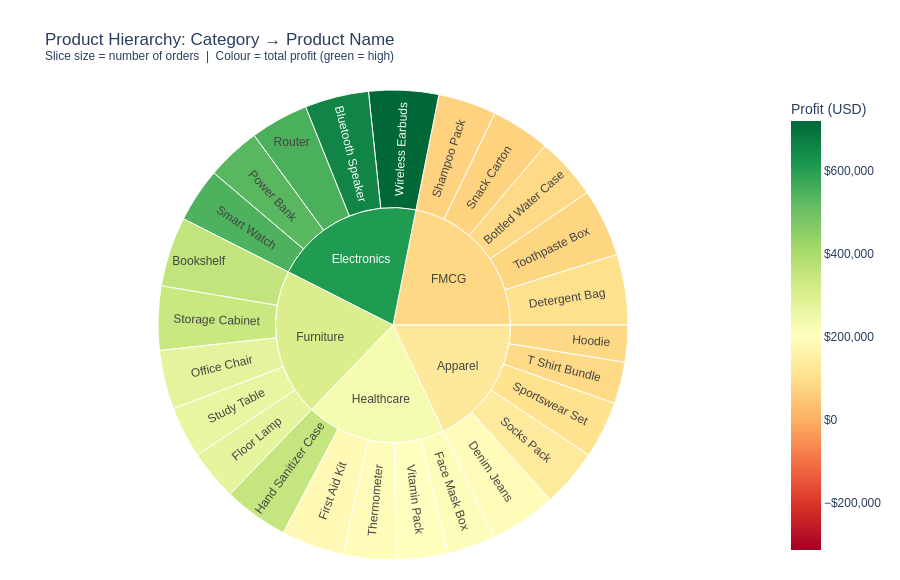

The cell this chart's notebook holds for it:
### Markdown cell above
### 4.3 Sunburst Chart
**Definition:** A Sunburst chart is a **multi-level pie chart**. The inner ring shows the top-level
categories; the outer ring(s) show sub-categories inside each slice. It is used to visualise
**hierarchical (parent-child) data** in one circular view.

**Why Sunburst?** When your data has two or more levels of grouping (like Category → Products)
and you want to see both the parent size and the child breakdown at once.
A regular pie can only show one level.

**Data used:** **Product Category** (inner ring, 5 categories) → **Product Name** (outer ring, 25 products)
coloured by Total **Profit** so slice size = number of orders and colour = how profitable each product is.

### Code cell
# ── Aggregate ────────────────────────────────────────────────────────────────
sun = (
    df.groupby(["Product Category", "Product Name"])
    .agg(Orders=("Order ID", "count"), Profit=("Profit", "sum"))
    .reset_index()
)

fig = px.sunburst(
    sun,
    path=["Product Category", "Product Name"],
    values="Orders",
    color="Profit",
    color_continuous_scale="RdYlGn",
    color_continuous_midpoint=sun["Profit"].median(),
    title="Product Hierarchy: Category → Product Name<br>"
          "<sup>Slice size = number of orders &nbsp;|&nbsp; Colour = total profit (green = high)</sup>",
)
fig.update_layout(
    height=580,
    margin=dict(t=90, b=20, l=20, r=20),
    coloraxis_colorbar=dict(title="Profit (USD)", tickformat="$,.0f"),
    font=dict(family="Arial", size=12),
)
fig.show()

### Figure 1 — Plotly figure (JSON) as saved in the notebook; plotly's stock layout.template omitted (floating-point values rounded to 4 significant figures)
{"data": [{"branchvalues": "total", "customdata": [[188900.0], [85560.0], [132800.0], [105400.0], [87350.0], [655800.0], [530400.0], [548900.0], [545800.0], [719100.0], [87920.0], [102900.0], [70120.0], [73020.0], [76040.0], [353600.0], [270200.0], [272900.0], [340500.0], [262800.0], [214600.0], [183700.0], [347500.0], [191500.0], [202700.0], [127200.0], [607300.0], [82690.0], [304500.0], [231900.0]], "domain": {"x": [0, 1], "y": [0, 1]}, "hovertemplate": "labels=%{label}<br>Orders=%{value}<br>parent=%{parent}<br>id=%{id}<br>Profit=%{color}<extra></extra>", "ids": ["Apparel/Denim Jeans", "Apparel/Hoodie", "Apparel/Socks Pack", "Apparel/Sportswear Set", "Apparel/T Shirt Bundle", "Electronics/Bluetooth Speaker", "Electronics/Power Bank", "Electronics/Router", "Electronics/Smart Watch", "Electronics/Wireless Earbuds", "FMCG/Bottled Water Case", "FMCG/Detergent Bag", "FMCG/Shampoo Pack", "FMCG/Snack Carton", "FMCG/Toothpaste Box", "Furniture/Bookshelf", "Furniture/Floor Lamp", "Furniture/Office Chair", "Furniture/Storage Cabinet", "Furniture/Study Table", "Healthcare/Face Mask Box", "Healthcare/First Aid Kit", "Healthcare/Hand Sanitizer Case", "Healthcare/Thermometer", "Healthcare/Vitamin Pack", "Apparel", "Electronics", "FMCG", "Furniture", "Healthcare"], "labels": ["Denim Jeans", "Hoodie", "Socks Pack", "Sportswear Set", "T Shirt Bundle", "Bluetooth Speaker", "Power Bank", "Router", "Smart Watch", "Wireless Earbuds", "Bottled Water Case", "Detergent Bag", "Shampoo Pack", "Snack Carton", "Toothpaste Box", "Bookshelf", "Floor Lamp", "Office Chair", "Storage Cabinet", "Study Table", "Face Mask Box", "First Aid Kit", "Hand Sanitizer Case", "Thermometer", "Vitamin Pack", "Apparel", "Electronics", "FMCG", "Furniture", "Healthcare"], "marker": {"coloraxis": "coloraxis", "colors": [188900.0, 85560.0, 132800.0, 105400.0, 87350.0, 655800.0, 530400.0, 548900.0, 545800.0, 719100.0, 87920.0, 102900.0, 70120.0, 73020.0, 76040.0, 353600.0, 270200.0, 272900.0, 340500.0, 262800.0, 214600.0, 183700.0, 347500.0, 191500.0, 202700.0, 127200.0, 607300.0, 82690.0, 304500.0, 231900.0]}, "name": "", "parents": ["Apparel", "Apparel", "Apparel", "Apparel", "Apparel", "Electronics", "Electronics", "Electronics", "Electronics", "Electronics", "FMCG", "FMCG", "FMCG", "FMCG", "FMCG", "Furniture", "Furniture", "Furniture", "Furniture", "Furniture", "Healthcare", "Healthcare", "Healthcare", "Healthcare", "Healthcare", "", "", "", "", ""], "type": "sunburst", "values": [69.0, 38.0, 60.0, 59.0, 43.0, 66.0, 56.0, 60.0, 56.0, 72.0, 64.0, 73.0, 60.0, 61.0, 70.0, 72.0, 52.0, 61.0, 66.0, 53.0, 49.0, 65.0, 67.0, 54.0, 54.0, 269.0, 310.0, 328.0, 304.0, 289.0]}], "layout": {"coloraxis": {"cmid": 202700.0, "colorbar": {"tickformat": "$,.0f", "title": {"text": "Profit (USD)"}}, "colorscale": [[0, "rgb(165,0,38)"], [0.1, "rgb(215,48,39)"], [0.2, "rgb(244,109,67)"], [0.3, "rgb(253,174,97)"], [0.4, "rgb(254,224,139)"], [0.5, "rgb(255,255,191)"], [0.6, "rgb(217,239,139)"], [0.7, "rgb(166,217,106)"], [0.8, "rgb(102,189,99)"], [0.9, "rgb(26,152,80)"], [1, "rgb(0,104,55)"]]}, "font": {"family": "Arial", "size": 12}, "height": 580, "legend": {"tracegroupgap": 0}, "margin": {"b": 20, "l": 20, "r": 20, "t": 90}, "title": {"text": "Product Hierarchy: Category → Product Name<br><sup>Slice size = number of orders &nbsp;|&nbsp; Colour = total profit (green = high)</sup>"}}}
